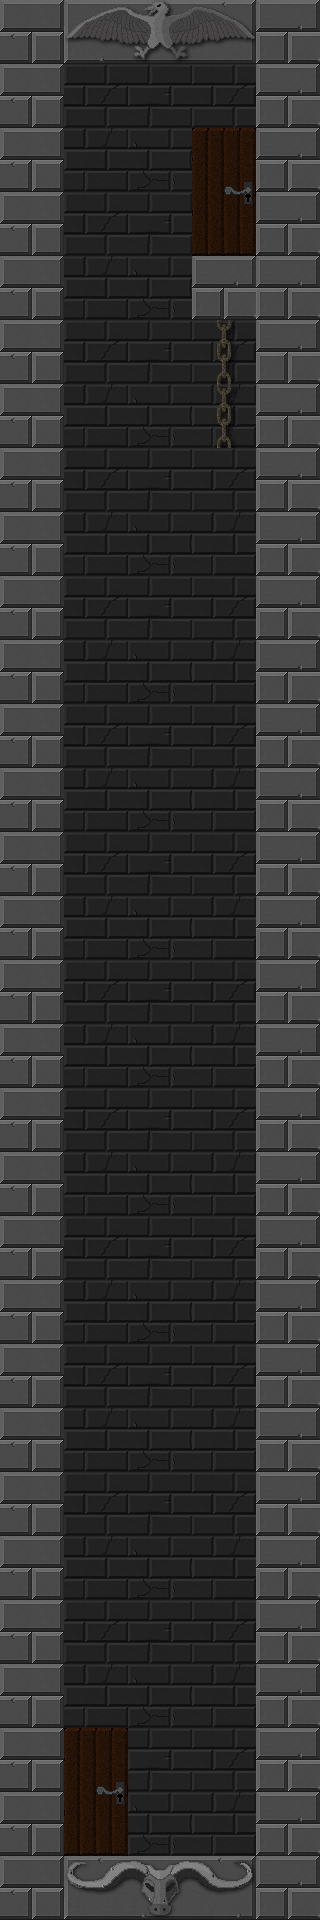

This game map was drawn from its Tiled (.tmx) file and the tilesets committed beside it. A one-line description and the trimmed map source follow:
An orthogonal 5x30 tile map with 64x64 px tiles, 3 tile layers (background, coll, decolvl1) and 20 objects.

<map version="1.0" orientation="orthogonal" width="5" height="30" tilewidth="64" tileheight="64">
 <tileset firstgid="1" name="Tezture Tiles" tilewidth="64" tileheight="64">
  <image source="Tezture Tiles.png" width="512" height="640" />
 </tileset>
 <layer name="background" width="5" height="30">
  <data>[150 cells, 150 non-empty, 6 distinct tile ids]</data>
 </layer>
 <layer name="coll" width="5" height="30">
  <data>[150 cells, 67 non-empty, 8 distinct tile ids]</data>
 </layer>
 <layer name="decolvl1" width="5" height="30">
  <data>[150 cells, 2 non-empty, 1 distinct tile ids]</data>
 </layer>
 <objectgroup name="fairyDustEasy" width="5" height="30">
  <object x="224" y="1816">
   <ellipse />
  </object>
  <object x="88" y="1304">
   <ellipse />
  </object>
  <object x="227" y="1114">
   <ellipse />
  </object>
  <object x="222" y="824">
   <ellipse />
  </object>
  <object x="228" y="482">
   <ellipse />
  </object>
  <object x="90" y="349">
   <ellipse />
  </object>
  <object x="94" y="169">
   <ellipse />
  </object>
  <object x="95" y="988">
   <ellipse />
  </object>
  <object x="92" y="667">
   <ellipse />
  </object>
  <object x="220" y="1498">
   <ellipse />
  </object>
  <object x="228" y="1246">
   <ellipse />
  </object>
  <object x="88" y="1436">
   <ellipse />
  </object>
  <object x="221" y="915">
   <ellipse />
  </object>
  <object x="98" y="747">
   <ellipse />
  </object>
  <object x="89" y="1054">
   <ellipse />
  </object>
  <object x="224" y="558">
   <ellipse />
  </object>
  <object x="96" y="218">
   <ellipse />
  </object>
 </objectgroup>
 <objectgroup name="playerSpawn" width="5" height="30">
  <object x="92" y="1772">
   <ellipse />
  </object>
 </objectgroup>
 <objectgroup name="playerEnd" width="5" height="30">
  <object x="224" y="184">
   <ellipse />
  </object>
 </objectgroup>
 <objectgroup name="fairyCage" width="5" height="30">
  <object x="225" y="479">
   <ellipse />
  </object>
 </objectgroup>
</map>
